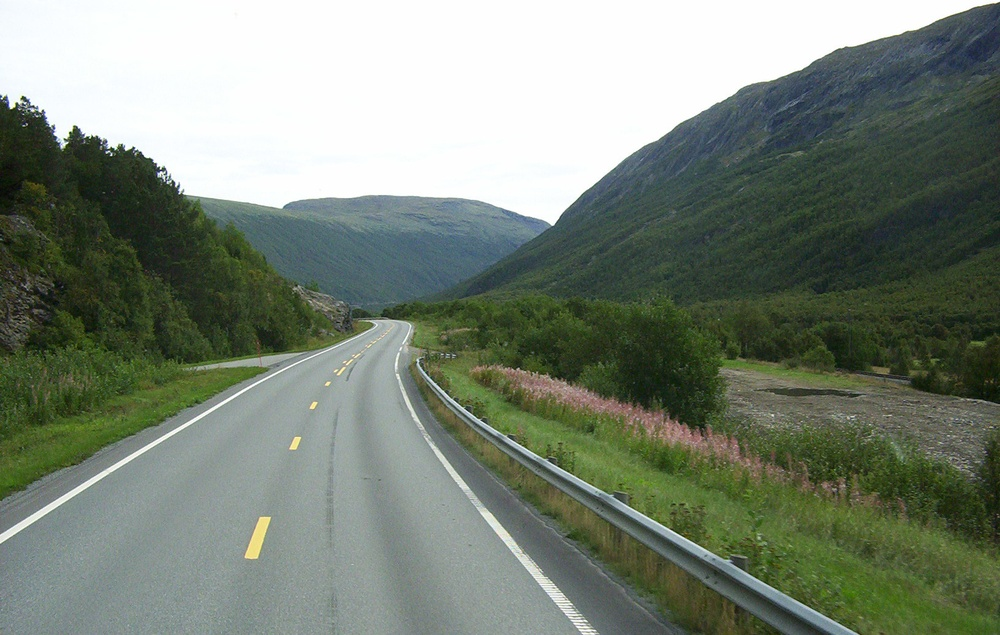
#> input picture img/sample1.jpg, 1000 x 635 px, shrunk from 1632 x 1036 before the run
$ python -i color.py   (imports and definitions only)
#> lines starting #> are read from the running program, lines starting #| are printed output that depends on the picture; after the words box and inside, x2 and y2 are one past the last pixel; in counts of white or black regions, pixels touching at a corner belong together
#> further down, picture is the input picture: shape (635, 1000, 3); mean B, G, R 118.1, 131.6, 121.4
import cv2

white_lower = (130,130,130)
white_upper = (255,255,255)
yellow_lower = (10,100,100)
yellow_upper = (40,255,255)

def color_detection(frame):
    whilte_frame = cv2.inRange(frame,white_lower,white_upper)
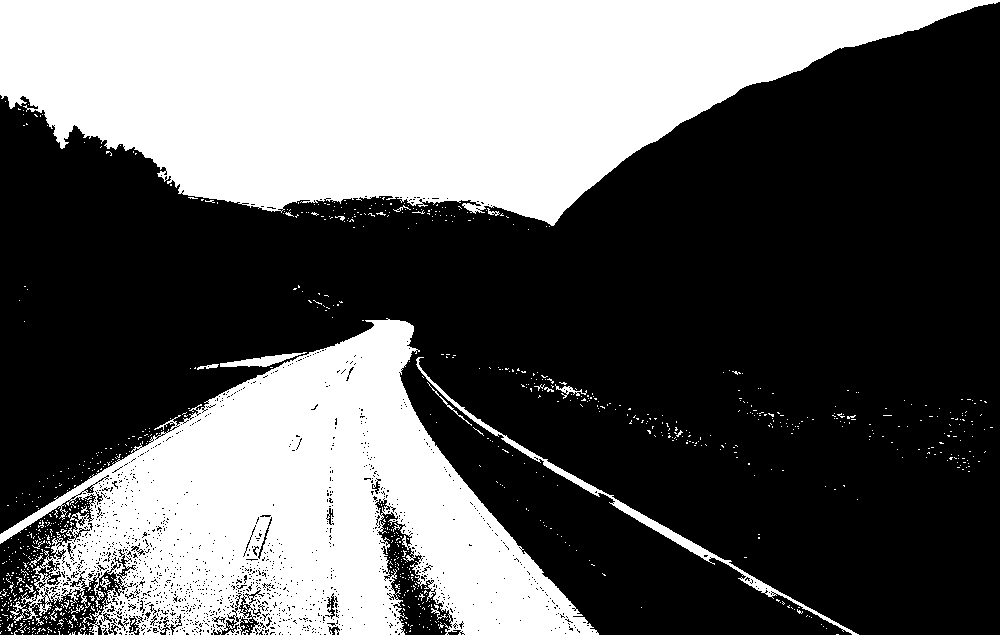
#> whilte_frame: shape (635, 1000); 37.9% white; 961 white regions (937 under 20 px), largest, box (x1, y1, x2, y2) and area: (0, 0, 1000, 226) 140275, (0, 318, 599, 635) 93697, (416, 357, 859, 635) 2789
    yellow_frame = cv2.cvtColor(frame,cv2.COLOR_BGR2HSV)
#> yellow_frame: shape (635, 1000, 3); mean H, S, V 55.9, 59.3, 132.9
    yellow_frame = cv2.inRange(yellow_frame,yellow_lower,yellow_upper)
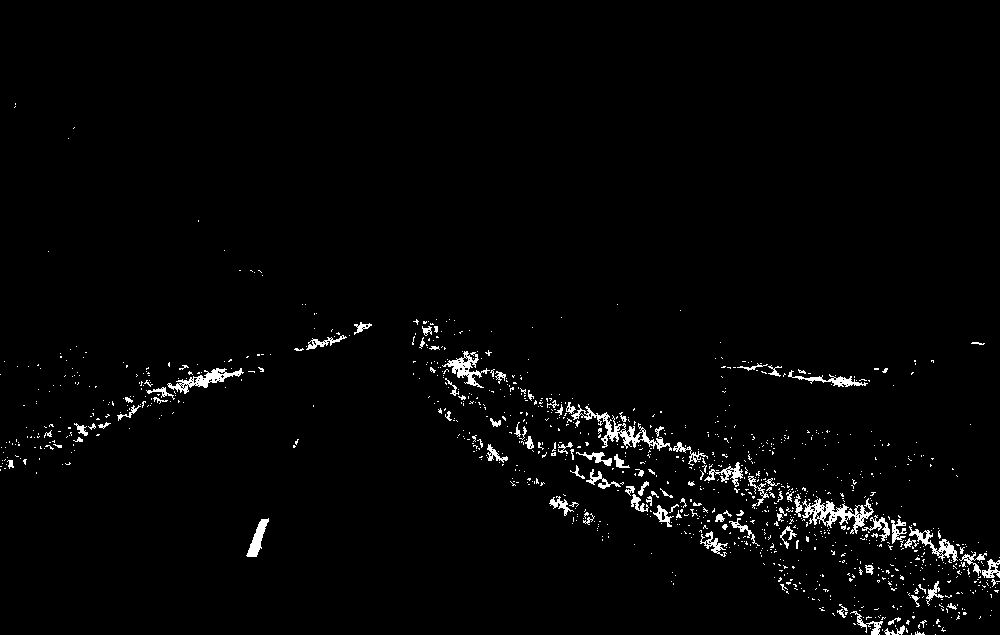
#> yellow_frame: shape (635, 1000); 2.1% white in thin lines or dots, all inside (x1, y1, x2, y2) = (0, 103, 1000, 635)
    return whilte_frame,yellow_frame

def color_add(yellow,white):
    dst1= cv2.bitwise_or(yellow,white)
    return dst1

>>> import cv2
>>> picture = cv2.imread('img/sample1.jpg')
>>> result = color_detection(picture)

$ run again, on img/sample2.jpg
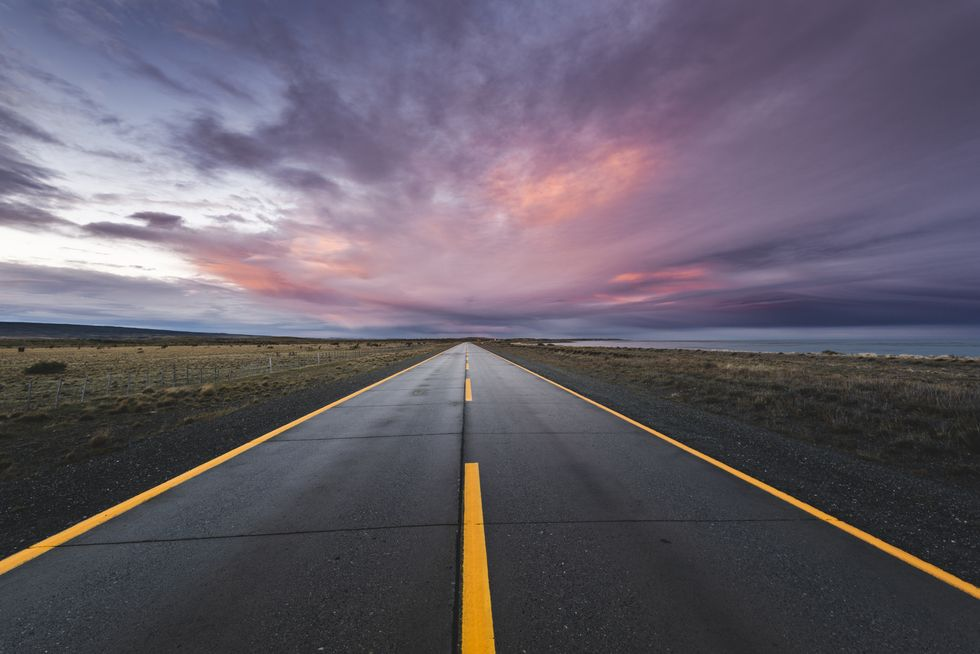
#> input picture img/sample2.jpg, 980 x 654 px
#> picture is the input picture: shape (654, 980, 3); mean B, G, R 105.1, 93.4, 100.3
#> in color_detection, `whilte_frame = cv2.inRange(frame,white_lower,white_upper)`:
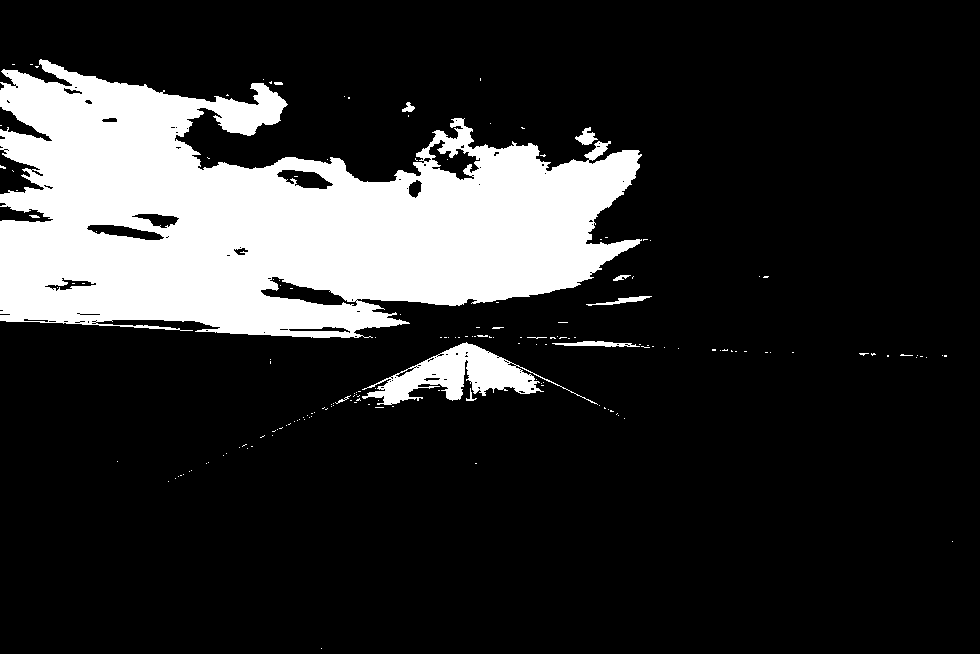
#> whilte_frame: shape (654, 980); 17.8% white; 170 white regions (158 under 20 px), largest, box (x1, y1, x2, y2) and area: (0, 59, 642, 338) 107673, (362, 342, 598, 405) 5082, (552, 341, 640, 347) 305
#> in color_detection, `yellow_frame = cv2.inRange(yellow_frame,yellow_lower,yellow_upper)`:
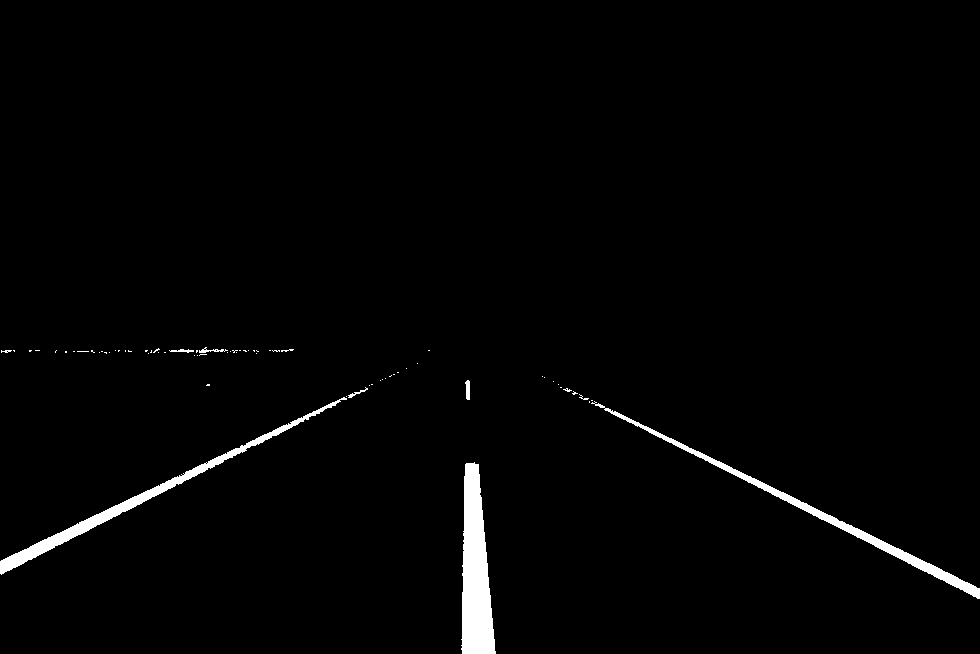
#> yellow_frame: shape (654, 980); 1.7% white; 70 white regions (61 under 20 px), largest, box (x1, y1, x2, y2) and area: (461, 462, 496, 654) 4567, (0, 397, 347, 575) 3158, (591, 401, 980, 599) 2888

$ run again, on img/sample3.jpg
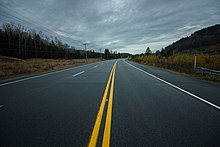
#> input picture img/sample3.jpg, 220 x 147 px
#> picture is the input picture: shape (147, 220, 3); mean B, G, R 80.5, 79.1, 67.9
#> in color_detection, `whilte_frame = cv2.inRange(frame,white_lower,white_upper)`:
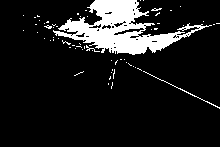
#> whilte_frame: shape (147, 220); 11.7% white; 63 white regions (60 under 20 px), largest, box (x1, y1, x2, y2) and area: (53, 0, 212, 55) 3451, (143, 71, 220, 109) 92, (86, 45, 100, 52) 25
#> in color_detection, `yellow_frame = cv2.inRange(yellow_frame,yellow_lower,yellow_upper)`:
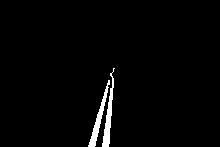
#> yellow_frame: shape (147, 220); 2% white; 2 white regions, box (x1, y1, x2, y2) and area: (102, 68, 115, 147) 335, (88, 80, 110, 147) 318

$ run again, on img/sample4.jpg
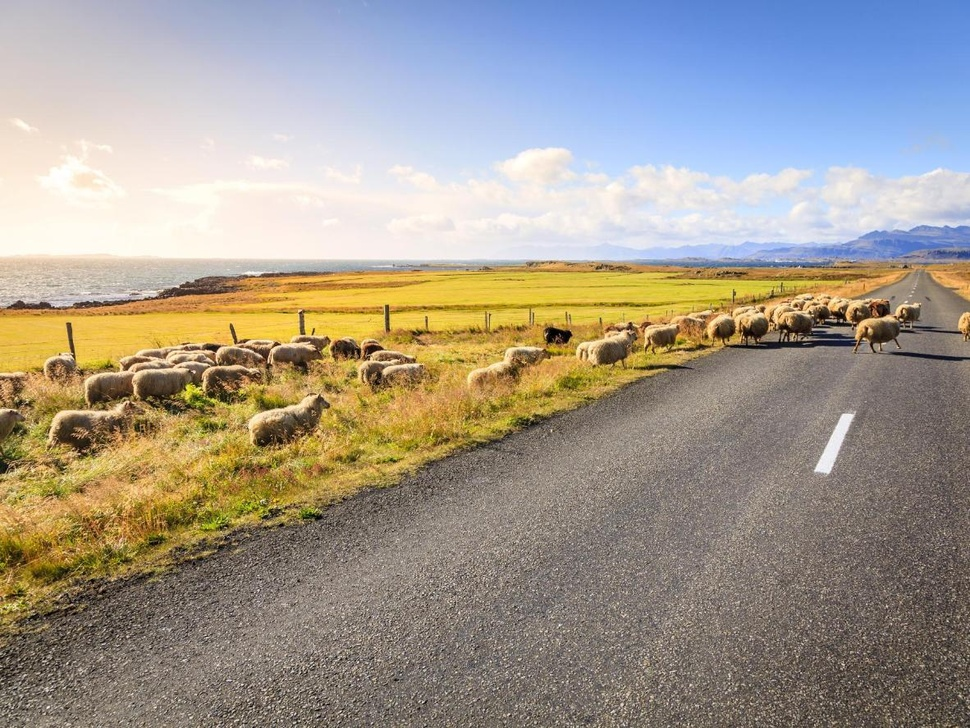
#> input picture img/sample4.jpg, 970 x 728 px, shrunk from 1182 x 887 before the run
#> picture is the input picture: shape (728, 970, 3); mean B, G, R 141.9, 153.7, 161.5
#> in color_detection, `whilte_frame = cv2.inRange(frame,white_lower,white_upper)`:
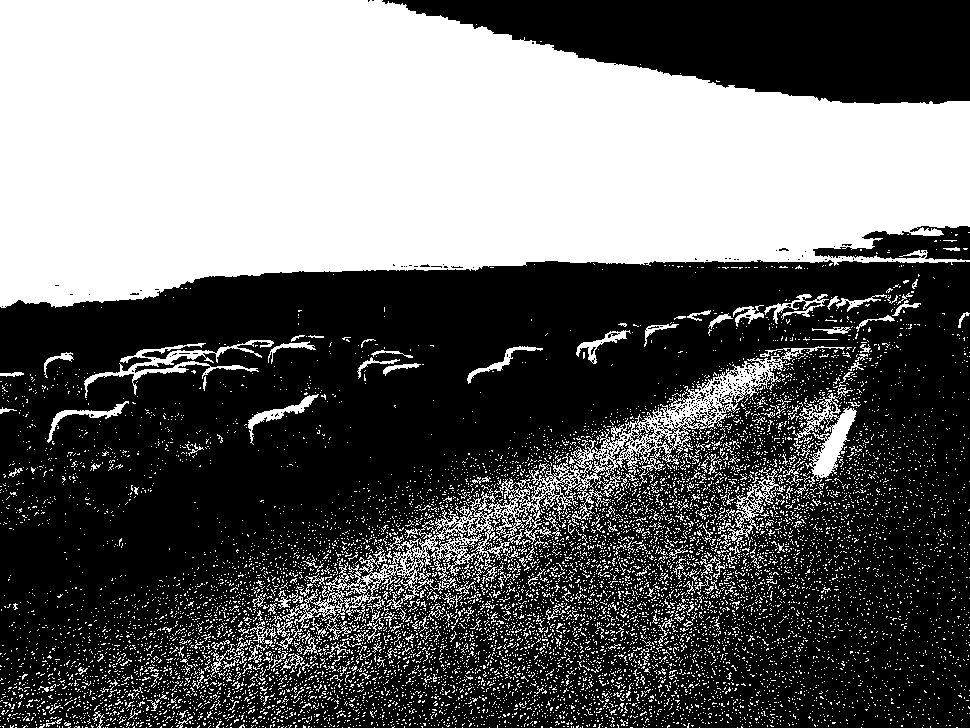
#> whilte_frame: shape (728, 970); 40% white; 10552 white regions (10295 under 20 px), largest, box (x1, y1, x2, y2) and area: (0, 0, 970, 308) 221517, (294, 346, 845, 628) 13021, (792, 393, 857, 487) 1991
#> in color_detection, `yellow_frame = cv2.inRange(yellow_frame,yellow_lower,yellow_upper)`:
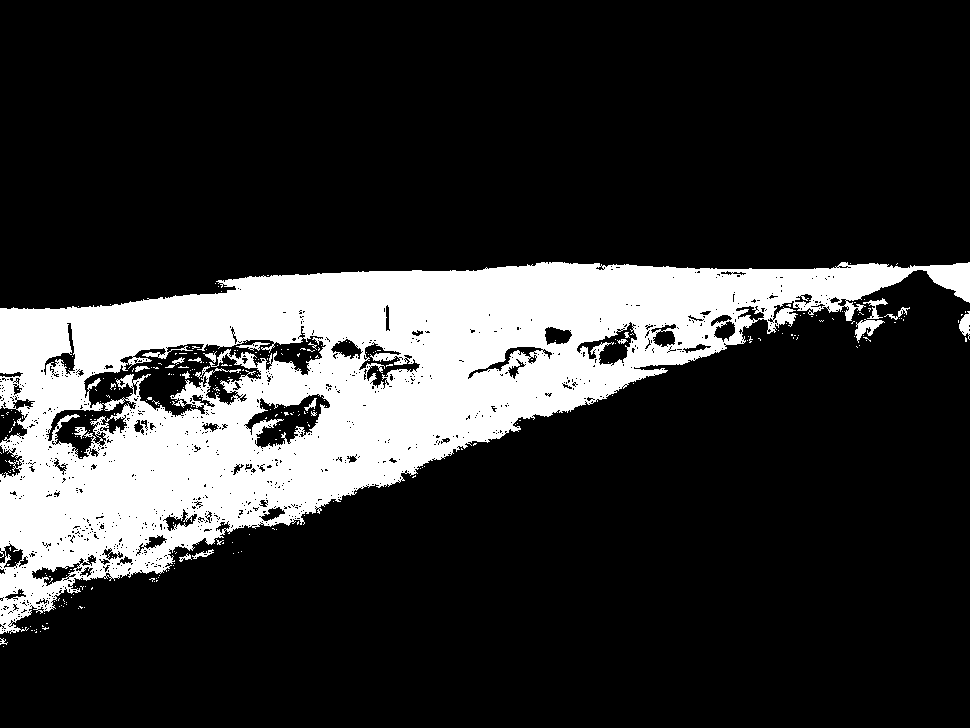
#> yellow_frame: shape (728, 970); 19.6% white; 298 white regions (280 under 20 px), largest, box (x1, y1, x2, y2) and area: (0, 262, 970, 634) 136021, (855, 319, 885, 343) 300, (959, 311, 970, 340) 190
